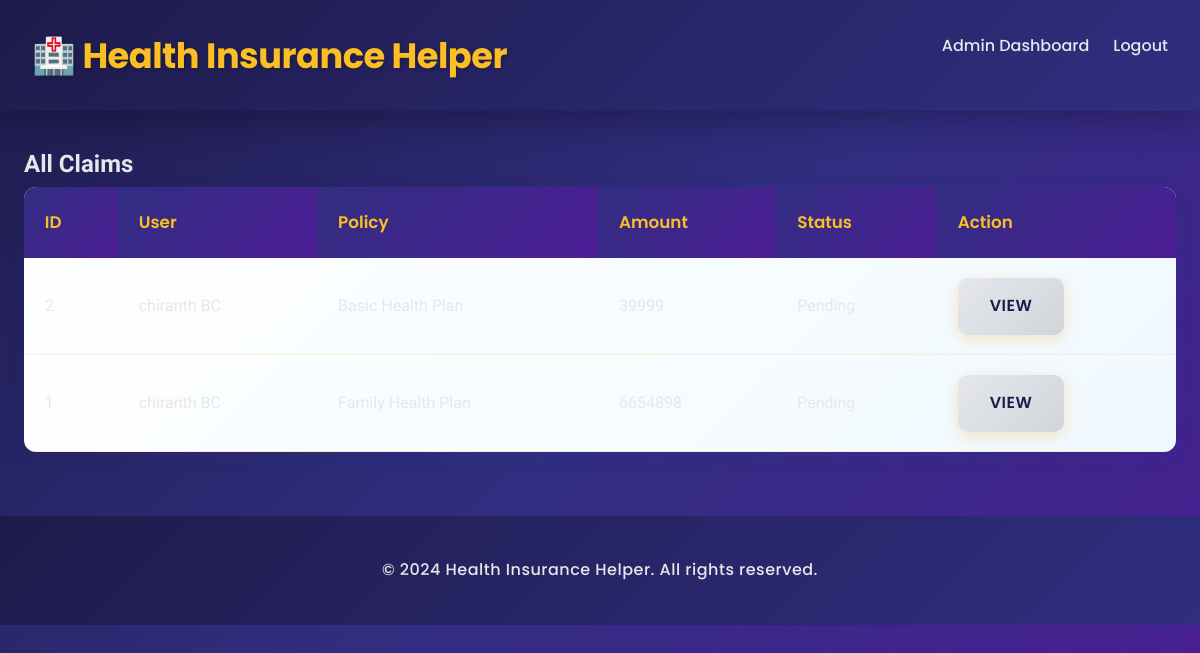
/staff/claims/ (signed in), run on an earlier commit of the app's database.
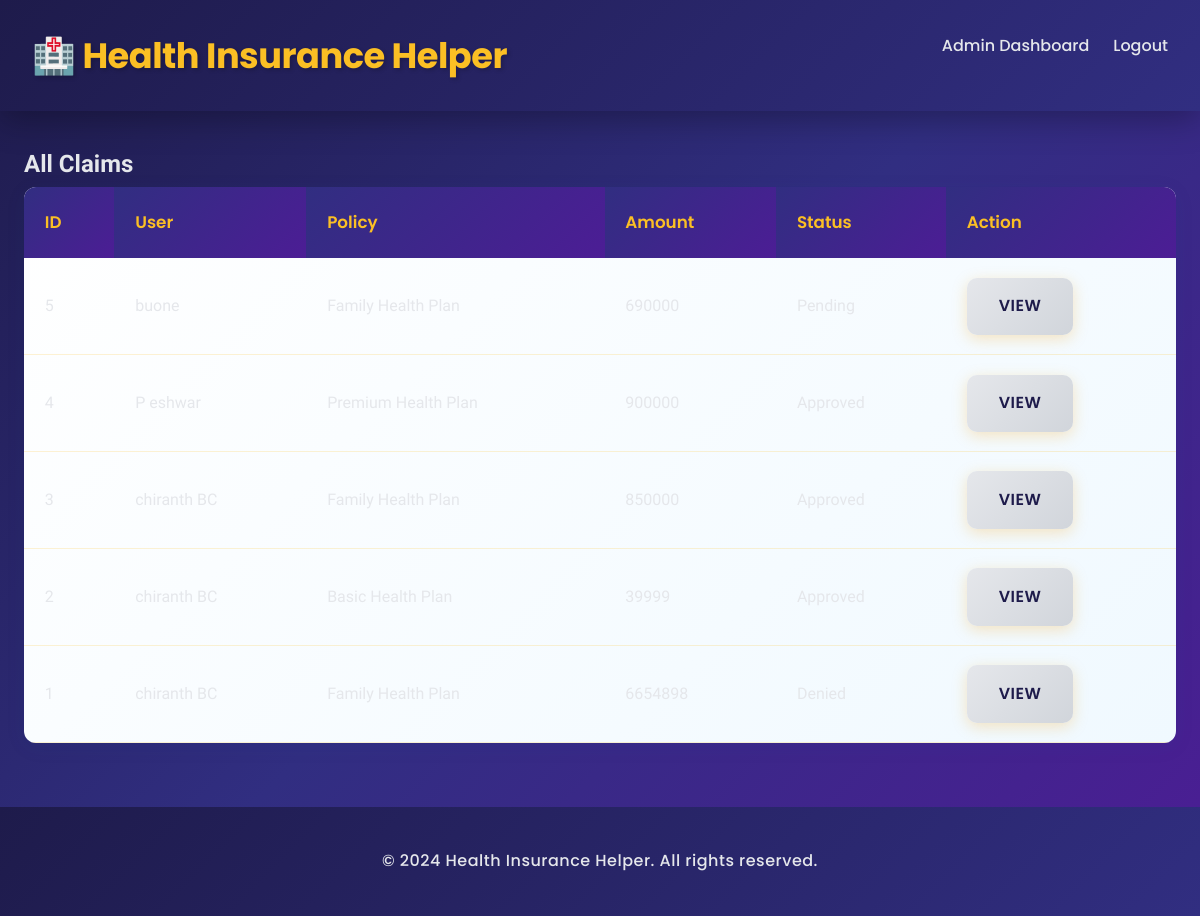
And on a later commit of the database.
### insurance_app/models.py (models this page shows, shortened)
class Claim(models.Model):
    STATUS_CHOICES = [
        ('Pending', 'Pending'),
        ('Approved', 'Approved'),
        ('Denied', 'Denied'),
    ]
    user = models.ForeignKey(User, on_delete=models.CASCADE)
    policy = models.ForeignKey(Policy, on_delete=models.CASCADE)
    claim_amount = models.IntegerField()
    status = models.CharField(max_length=50, choices=STATUS_CHOICES, default='Pending')

class Policy(models.Model):
    POLICY_TYPES = [
        ('Basic', 'Basic'),
        ('Premium', 'Premium'),
        ('Family', 'Family'),
    ]
    name = models.CharField(max_length=100)
    policy_type = models.CharField(max_length=50, choices=POLICY_TYPES)
    coverage_amount = models.IntegerField()
    premium = models.IntegerField()

### insurance_app/views.py (the view)
# urls.py: path('staff/claims/', views.admin_claim_list, name='admin_claim_list'),
@staff_required
def admin_claim_list(request):
    claims = Claim.objects.all().order_by('-id')
    return render(request, 'insurance_app/admin_claim_list.html', {'claims': claims})

### insurance_app/views.py (called while the page is built)
def staff_required(view_func):
    return user_passes_test(lambda u: u.is_staff, login_url='login')(view_func)

### insurance_app/templates/insurance_app/admin_claim_list.html (shortened to what this page needs)
{% extends 'insurance_app/admin_base.html' %}
{% block content %}
<h2>All Claims</h2>
<table>
    <thead>
        <tr>
            <th>ID</th>
            <th>User</th>
            <th>Policy</th>
            <th>Amount</th>
            <th>Status</th>
            <th>Action</th>
        </tr>
    </thead>
    <tbody>
        {% for claim in claims %}
        <tr>
            <td>{{ claim.id }}</td>
            <td>{{ claim.user.username }}</td>
            <td>{{ claim.policy.name }}</td>
            <td>{{ claim.claim_amount }}</td>
            <td>{{ claim.status }}</td>
            <td><a class="btn btn-secondary" href="{% url 'admin_claim_detail' claim.id %}">View</a></td>
        </tr>
        {% empty %}
        <tr><td colspan="6">No claims found.</td></tr>
        {% endfor %}
    </tbody>
</table>
{% endblock %}

### insurance_app/templates/insurance_app/admin_base.html (shortened to what this page needs)
{% extends 'insurance_app/base.html' %}

### insurance_app/templates/insurance_app/base.html (shortened to what this page needs)
<!DOCTYPE html>
<html lang="en">
<head>
</head>
<body>
    <header class="clearfix">
        <h1>🏥 Health Insurance Helper</h1>
        <nav>
            {% if user.is_authenticated %}
                {% if user.is_staff %}
                    <a href="{% url 'admin_dashboard' %}">Admin Dashboard</a>
                {% else %}
                    <a href="{% url 'dashboard' %}">Dashboard</a>
                    <a href="{% url 'profile' %}">Profile</a>
                {% endif %}
                <a href="{% url 'logout' %}">Logout</a>
            {% else %}
                <a href="{% url 'login' %}">User Login</a>
                <a href="{% url 'admin_login' %}">Admin Login</a>
                <a href="{% url 'register' %}">Register</a>
            {% endif %}
        </nav>
    </header>
    <div class="container">
        {% block content %}{% endblock %}
    </div>
    <footer>
        <p>&copy; 2024 Health Insurance Helper. All rights reserved.</p>
    </footer>
</body>
</html>

### insurance_app/templates/insurance_app/base.html (style rules this page uses)
* { margin: 0; padding: 0; box-sizing: border-box; }
body { font-family: 'Quicksand', 'Segoe UI', sans-serif; background: linear-gradient(135deg, #f5f7fa 0%, #c3e2e1 100%); color: #2c3e50; line-height: 1.8; min-height: 100vh; }
header { background: linear-gradient(135deg, #1e3a8a 0%, #0f766e 50%, #059669 100%); color: white; padding: 1.5rem 2rem; box-shadow: 0 8px 32px rgba(0,0,0,0.15); backdrop-filter: blur(10px); position: sticky; top: 0; z-index: 1000; }
header h1 { display: inline-block; font-size: 2.2rem; font-family: 'Poppins', sans-serif; font-weight: 700; letter-spacing: -0.5px; text-shadow: 2px 2px 4px rgba(0,0,0,0.2); }
nav { float: right; display: flex; gap: 1.5rem; align-items: center; }
nav a { color: white; text-decoration: none; font-family: 'Poppins', sans-serif; font-weight: 500; font-size: 1rem; transition: all 0.3s cubic-bezier(0.4, 0, 0.2, 1); position: relative; padding: 0.5rem 0; }
nav a::after { content: ''; position: absolute; bottom: 0; left: 0; width: 0; height: 2px; background: #fbbf24; transition: width 0.3s cubic-bezier(0.4, 0, 0.2, 1); }
.container { max-width: 1200px; margin: 2rem auto; padding: 0 1.5rem; }
.btn { display: inline-block; padding: 0.9rem 2rem; background: linear-gradient(135deg, #1e3a8a 0%, #0f766e 100%); color: white; text-decoration: none; border-radius: 10px; cursor: pointer; border: none; transition: all 0.3s cubic-bezier(0.4, 0, 0.2, 1); font-size: 1rem; font-family: 'Poppins', sans-serif; font-weight: 600; box-shadow: 0 4px 15px rgba(30, 58, 138, 0.25); text-transform: uppercase; letter-spacing: 0.5px; }
.btn-secondary { background: linear-gradient(135deg, #f59e0b 0%, #d97706 100%); box-shadow: 0 4px 15px rgba(245, 158, 11, 0.25); }
table { width: 100%; border-collapse: collapse; background: linear-gradient(135deg, #ffffff 0%, #f0f9ff 100%); border-radius: 12px; overflow: hidden; box-shadow: 0 4px 20px rgba(30, 58, 138, 0.08); }
th { background: linear-gradient(135deg, #1e3a8a 0%, #0f766e 100%); color: white; padding: 1.3rem; text-align: left; font-family: 'Poppins', sans-serif; font-weight: 600; font-size: 1.05rem; }
td { padding: 1.2rem 1.3rem; border-bottom: 1px solid #e0e7ff; }
footer { background: linear-gradient(135deg, #1e3a8a 0%, #0f766e 100%); color: white; text-align: center; padding: 2.5rem; margin-top: 4rem; font-family: 'Poppins', sans-serif; font-weight: 500; letter-spacing: 0.5px; }
.clearfix::after { content: ""; display: table; clear: both; }

### insurance_app/templates/insurance_app/admin_base.html (style rules this page uses)
body { background: linear-gradient(135deg, #1e1b4b 0%, #312e81 50%, #4c1d95 100%); color: #e5e7eb; }
header { background: linear-gradient(135deg, #1e1b4b 0%, #312e81 100%); box-shadow: 0 8px 32px rgba(0,0,0,0.3); }
header h1 { color: #fbbf24; }
nav a { color: #e5e7eb; }
.btn { background: linear-gradient(135deg, #fbbf24 0%, #f59e0b 100%); color: #1e1b4b; }
.btn-secondary { background: linear-gradient(135deg, #e5e7eb 0%, #d1d5db 100%); color: #1e1b4b; }
table th { background: linear-gradient(135deg, #312e81 0%, #4c1d95 100%); color: #fbbf24; }
table td { border-bottom: 1px solid rgba(251, 191, 36, 0.2); }
footer { background: linear-gradient(135deg, #1e1b4b 0%, #312e81 100%); color: #e5e7eb; }

What changed in the data, as far as the page shows it:
added Claim: id "5", user.username "buone", policy.name "Family Health Plan", claim_amount "690000", status "Pending"
added Claim: id "4", user.username "P eshwar", policy.name "Premium Health Plan", claim_amount "900000", status "Approved"
added Claim: id "3", user.username "chiranth BC", policy.name "Family Health Plan", claim_amount "850000", status "Approved"
changed Claim "Basic Health Plan": status "Pending" → (not shown)
